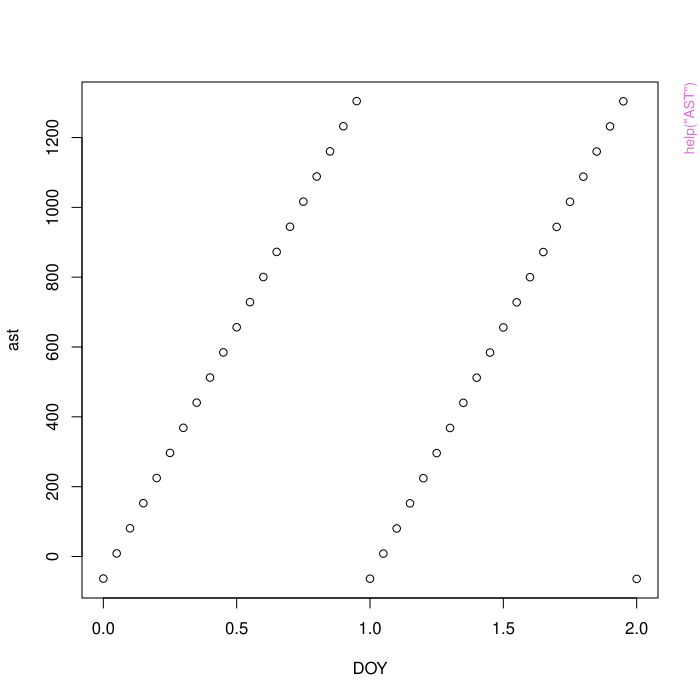

Write the R code that produced this figure.
pkgname <- "solrad"
source(file.path(R.home("share"), "R", "examples-header.R"))
options(warn = 1)
base::assign(".ExTimings", "solrad-Ex.timings", pos = 'CheckExEnv')
base::cat("name\tuser\tsystem\telapsed\n", file=base::get(".ExTimings", pos = 'CheckExEnv'))
base::assign(".format_ptime",
function(x) {
  if(!is.na(x[4L])) x[1L] <- x[1L] + x[4L]
  if(!is.na(x[5L])) x[2L] <- x[2L] + x[5L]
  options(OutDec = '.')
  format(x[1L:3L], digits = 7L)
},
pos = 'CheckExEnv')

### * </HEADER>
library('solrad')

base::assign(".oldSearch", base::search(), pos = 'CheckExEnv')
cleanEx()
nameEx("AST")
### * AST

flush(stderr()); flush(stdout())

base::assign(".ptime", proc.time(), pos = "CheckExEnv")
### Name: AST
### Title: Apparent Solar Time
### Aliases: AST
### Keywords: AST

### ** Examples


#Calculating apparent solar time for two consecutive days

DOY <- seq(0, 2, .05)

ast <- AST(DOY, Lon=0, SLon=0, DS=60)
#Note: only the difference between Lon and SLon matters not each value

plot(DOY, ast)




base::assign(".dptime", (proc.time() - get(".ptime", pos = "CheckExEnv")), pos = "CheckExEnv")
base::cat("AST", base::get(".format_ptime", pos = 'CheckExEnv')(get(".dptime", pos = "CheckExEnv")), "\n", file=base::get(".ExTimings", pos = 'CheckExEnv'), append=TRUE, sep="\t")
cleanEx()
nameEx("Altitude")
### * Altitude

flush(stderr()); flush(stdout())

base::assign(".ptime", proc.time(), pos = "CheckExEnv")
### Name: Altitude
### Title: Solar Altitude Angle
### Aliases: Altitude
### Keywords: Altitude

### ** Examples


#Calculating solar altitude angle for two consecutive days

DOY <- seq(0, 2, .05)

alpha <- Altitude(DOY, Lat = 45, Lon=0, SLon=0, DS=60)
#Note: only the difference between Lon and SLon matters not each value

plot(DOY, alpha)



base::assign(".dptime", (proc.time() - get(".ptime", pos = "CheckExEnv")), pos = "CheckExEnv")
base::cat("Altitude", base::get(".format_ptime", pos = 'CheckExEnv')(get(".dptime", pos = "CheckExEnv")), "\n", file=base::get(".ExTimings", pos = 'CheckExEnv'), append=TRUE, sep="\t")
cleanEx()
nameEx("Azimuth")
### * Azimuth

flush(stderr()); flush(stdout())

base::assign(".ptime", proc.time(), pos = "CheckExEnv")
### Name: Azimuth
### Title: Solar Azimuth Angle
### Aliases: Azimuth
### Keywords: Azimuth

### ** Examples


#Calculating solar azimuth angle for two consecutive days on 45 degree lat and 10 degree lon

DOY <- seq(0, 2, .05)

Az <- Azimuth(DOY, Lat = 45, Lon=10, SLon=10, DS=0)
#Note: only the difference between Lon and SLon matters not each value

plot(DOY, Az)




base::assign(".dptime", (proc.time() - get(".ptime", pos = "CheckExEnv")), pos = "CheckExEnv")
base::cat("Azimuth", base::get(".format_ptime", pos = 'CheckExEnv')(get(".dptime", pos = "CheckExEnv")), "\n", file=base::get(".ExTimings", pos = 'CheckExEnv'), append=TRUE, sep="\t")
cleanEx()
nameEx("DayLength")
### * DayLength

flush(stderr()); flush(stdout())

base::assign(".ptime", proc.time(), pos = "CheckExEnv")
### Name: DayLength
### Title: Day Length
### Aliases: DayLength
### Keywords: Day Length

### ** Examples


#Calculating day length for 365 day of the year for 45 degree latitude

DOY <- 1:365

Lat = 45

dl <- DayLength(DOY, Lat)

plot(DOY, dl)




base::assign(".dptime", (proc.time() - get(".ptime", pos = "CheckExEnv")), pos = "CheckExEnv")
base::cat("DayLength", base::get(".format_ptime", pos = 'CheckExEnv')(get(".dptime", pos = "CheckExEnv")), "\n", file=base::get(".ExTimings", pos = 'CheckExEnv'), append=TRUE, sep="\t")
cleanEx()
nameEx("DayOfYear")
### * DayOfYear

flush(stderr()); flush(stdout())

base::assign(".ptime", proc.time(), pos = "CheckExEnv")
### Name: DayOfYear
### Title: Day of year
### Aliases: DayOfYear
### Keywords: DOY, Day of year

### ** Examples


#Calculating day of year for now

DayOfYear(Sys.time())




base::assign(".dptime", (proc.time() - get(".ptime", pos = "CheckExEnv")), pos = "CheckExEnv")
base::cat("DayOfYear", base::get(".format_ptime", pos = 'CheckExEnv')(get(".dptime", pos = "CheckExEnv")), "\n", file=base::get(".ExTimings", pos = 'CheckExEnv'), append=TRUE, sep="\t")
cleanEx()
nameEx("Declination")
### * Declination

flush(stderr()); flush(stdout())

base::assign(".ptime", proc.time(), pos = "CheckExEnv")
### Name: Declination
### Title: Declination Angle
### Aliases: Declination
### Keywords: Angle Declination Solar

### ** Examples


#Calculating solar declination angle for 365 day of the year

DOY <- 1:365

delta <- Declination(DOY)

plot(DOY, delta)




base::assign(".dptime", (proc.time() - get(".ptime", pos = "CheckExEnv")), pos = "CheckExEnv")
base::cat("Declination", base::get(".format_ptime", pos = 'CheckExEnv')(get(".dptime", pos = "CheckExEnv")), "\n", file=base::get(".ExTimings", pos = 'CheckExEnv'), append=TRUE, sep="\t")
cleanEx()
nameEx("DiffuseRadiation")
### * DiffuseRadiation

flush(stderr()); flush(stdout())

base::assign(".ptime", proc.time(), pos = "CheckExEnv")
### Name: DiffuseRadiation
### Title: Solar Diffuse Radiation on a Surface
### Aliases: DiffuseRadiation
### Keywords: Diffuse Radiation

### ** Examples


#Calculating atmospheric transmittance coefficient for two consecutive days on 45 degree
# latitude and 10 degree longitude and at 100 m altitude.

DOY <- seq(0, 2, .05)

Sdifopen <- DiffuseRadiation(DOY, Lat = 45, Lon=10, SLon=10, DS=0, Elevation = 100, Slope = 0)
#Note: only the difference between Lon and SLon matters not each value

plot(DOY, Sdifopen)




base::assign(".dptime", (proc.time() - get(".ptime", pos = "CheckExEnv")), pos = "CheckExEnv")
base::cat("DiffuseRadiation", base::get(".format_ptime", pos = 'CheckExEnv')(get(".dptime", pos = "CheckExEnv")), "\n", file=base::get(".ExTimings", pos = 'CheckExEnv'), append=TRUE, sep="\t")
cleanEx()
nameEx("DiffusionFactor")
### * DiffusionFactor

flush(stderr()); flush(stdout())

base::assign(".ptime", proc.time(), pos = "CheckExEnv")
### Name: DiffusionFactor
### Title: Atmospheric Diffusion Factor
### Aliases: DiffusionFactor
### Keywords: Atmospheric Diffusion

### ** Examples


#Calculating atmospheric diffusion factor for two consecutive days on 45 degree
# latitude and 10 degree longitude and at 100 m altitude.

DOY <- seq(0, 2, .05)

td <- DiffusionFactor(DOY, Lat = 45, Lon=10, SLon=10, DS=0, Elevation = 100)
#Note: only the difference between Lon and SLon matters not each value

plot(DOY, td)




base::assign(".dptime", (proc.time() - get(".ptime", pos = "CheckExEnv")), pos = "CheckExEnv")
base::cat("DiffusionFactor", base::get(".format_ptime", pos = 'CheckExEnv')(get(".dptime", pos = "CheckExEnv")), "\n", file=base::get(".ExTimings", pos = 'CheckExEnv'), append=TRUE, sep="\t")
cleanEx()
nameEx("DirectRadiation")
### * DirectRadiation

flush(stderr()); flush(stdout())

base::assign(".ptime", proc.time(), pos = "CheckExEnv")
### Name: DirectRadiation
### Title: Solar Direct Beam Radiation on Surface
### Aliases: DirectRadiation
### Keywords: Beam Direct Radiation

### ** Examples


#Calculating atmospheric transmittance coefficient for two consecutive days on 45 degree
#latitude and 10 degree longitude and at 100 m altitude.

DOY <- seq(0, 2, .05)

Sopen <- OpenRadiation(DOY, Lat = 45, Lon=10, SLon=10, DS=0, Elevation = 100)
#Note: only the difference between Lon and SLon matters not each value

plot(DOY, Sopen)




base::assign(".dptime", (proc.time() - get(".ptime", pos = "CheckExEnv")), pos = "CheckExEnv")
base::cat("DirectRadiation", base::get(".format_ptime", pos = 'CheckExEnv')(get(".dptime", pos = "CheckExEnv")), "\n", file=base::get(".ExTimings", pos = 'CheckExEnv'), append=TRUE, sep="\t")
cleanEx()
nameEx("EOT")
### * EOT

flush(stderr()); flush(stdout())

base::assign(".ptime", proc.time(), pos = "CheckExEnv")
### Name: EOT
### Title: Equation of time
### Aliases: EOT
### Keywords: Equation of time value

### ** Examples


#Calculating equaiton of time for 365 day of the year

DOY <- 1:365

eot <- EOT(DOY)

plot(DOY, eot)




base::assign(".dptime", (proc.time() - get(".ptime", pos = "CheckExEnv")), pos = "CheckExEnv")
base::cat("EOT", base::get(".format_ptime", pos = 'CheckExEnv')(get(".dptime", pos = "CheckExEnv")), "\n", file=base::get(".ExTimings", pos = 'CheckExEnv'), append=TRUE, sep="\t")
cleanEx()
nameEx("Extraterrestrial")
### * Extraterrestrial

flush(stderr()); flush(stdout())

base::assign(".ptime", proc.time(), pos = "CheckExEnv")
### Name: Extraterrestrial
### Title: Solar Extraterrestrial Radiation
### Aliases: Extraterrestrial
### Keywords: Extraterrestrial Radiation Solar

### ** Examples


#Calculating solar extraterrestrial radiation for 365 day of the year

DOY <- 1:365

Sextr <- Extraterrestrial(DOY)

plot(DOY, Sextr)




base::assign(".dptime", (proc.time() - get(".ptime", pos = "CheckExEnv")), pos = "CheckExEnv")
base::cat("Extraterrestrial", base::get(".format_ptime", pos = 'CheckExEnv')(get(".dptime", pos = "CheckExEnv")), "\n", file=base::get(".ExTimings", pos = 'CheckExEnv'), append=TRUE, sep="\t")
cleanEx()
nameEx("ExtraterrestrialNormal")
### * ExtraterrestrialNormal

flush(stderr()); flush(stdout())

base::assign(".ptime", proc.time(), pos = "CheckExEnv")
### Name: ExtraterrestrialNormal
### Title: Normal Extraterrestrial Solar Radiation
### Aliases: ExtraterrestrialNormal
### Keywords: Extraterrestrial Normal Radiation Solar

### ** Examples


#Calculating solar incidence angle for two consecutive days on 45 degree latitude and
# 10 degree longitude

DOY <- seq(0, 2, .05)

SextrNormal <- ExtraterrestrialNormal(DOY, Lat = 45, Lon=10, SLon=10, DS=0, Slope = 10, Aspect = 0)
#Note: only the difference between Lon and SLon matters not each value

plot(DOY, SextrNormal)




base::assign(".dptime", (proc.time() - get(".ptime", pos = "CheckExEnv")), pos = "CheckExEnv")
base::cat("ExtraterrestrialNormal", base::get(".format_ptime", pos = 'CheckExEnv')(get(".dptime", pos = "CheckExEnv")), "\n", file=base::get(".ExTimings", pos = 'CheckExEnv'), append=TRUE, sep="\t")
cleanEx()
nameEx("HourAngle")
### * HourAngle

flush(stderr()); flush(stdout())

base::assign(".ptime", proc.time(), pos = "CheckExEnv")
### Name: HourAngle
### Title: Solar Hour Angle
### Aliases: HourAngle
### Keywords: Angle Hour

### ** Examples


#Calculating solar hour angle for two consecutive days

DOY <- seq(0, 2, .05)

h <- HourAngle(DOY, Lon=0, SLon=0, DS=60)
#Note: only the difference between Lon and SLon matters not each value

plot(DOY, h)




base::assign(".dptime", (proc.time() - get(".ptime", pos = "CheckExEnv")), pos = "CheckExEnv")
base::cat("HourAngle", base::get(".format_ptime", pos = 'CheckExEnv')(get(".dptime", pos = "CheckExEnv")), "\n", file=base::get(".ExTimings", pos = 'CheckExEnv'), append=TRUE, sep="\t")
cleanEx()
nameEx("Incidence")
### * Incidence

flush(stderr()); flush(stdout())

base::assign(".ptime", proc.time(), pos = "CheckExEnv")
### Name: Incidence
### Title: Solar Incidence Angle
### Aliases: Incidence
### Keywords: Angle Incidence Solar

### ** Examples


#Calculating solar incidence angle for two consecutive days on 45 degree latitude and
# 10 degree longitude

DOY <- seq(0, 2, .05)

theta <- Incidence(DOY, Lat = 45, Lon=10, SLon=10, DS=0, Slope = 10, Aspect = 0)
#Note: only the difference between Lon and SLon matters not each value

plot(DOY, theta)




base::assign(".dptime", (proc.time() - get(".ptime", pos = "CheckExEnv")), pos = "CheckExEnv")
base::cat("Incidence", base::get(".format_ptime", pos = 'CheckExEnv')(get(".dptime", pos = "CheckExEnv")), "\n", file=base::get(".ExTimings", pos = 'CheckExEnv'), append=TRUE, sep="\t")
cleanEx()
nameEx("LST")
### * LST

flush(stderr()); flush(stdout())

base::assign(".ptime", proc.time(), pos = "CheckExEnv")
### Name: LST
### Title: Local Standard Time
### Aliases: LST
### Keywords: LST

### ** Examples


#Calculating  local standard time for two consecutive days

DOY <- seq(0, 2, .05)

lst <- LST(DOY)

plot(DOY, lst)




base::assign(".dptime", (proc.time() - get(".ptime", pos = "CheckExEnv")), pos = "CheckExEnv")
base::cat("LST", base::get(".format_ptime", pos = 'CheckExEnv')(get(".dptime", pos = "CheckExEnv")), "\n", file=base::get(".ExTimings", pos = 'CheckExEnv'), append=TRUE, sep="\t")
cleanEx()
nameEx("OpenRadiation")
### * OpenRadiation

flush(stderr()); flush(stdout())

base::assign(".ptime", proc.time(), pos = "CheckExEnv")
### Name: OpenRadiation
### Title: Open Sky Solar Radiation
### Aliases: OpenRadiation
### Keywords: Open Radiation

### ** Examples


#Calculating open sky solar radiation for two consecutive days on 45 degree latitude and
# 10 degree longitude and at 100 m altitude.

DOY <- seq(0, 2, .05)

Sopen <- OpenRadiation(DOY, Lat = 45, Lon=10, SLon=10, DS=0, Elevation = 100)
#Note: only the difference between Lon and SLon matters not each value

plot(DOY, Sopen)



base::assign(".dptime", (proc.time() - get(".ptime", pos = "CheckExEnv")), pos = "CheckExEnv")
base::cat("OpenRadiation", base::get(".format_ptime", pos = 'CheckExEnv')(get(".dptime", pos = "CheckExEnv")), "\n", file=base::get(".ExTimings", pos = 'CheckExEnv'), append=TRUE, sep="\t")
cleanEx()
nameEx("Solar")
### * Solar

flush(stderr()); flush(stdout())

base::assign(".ptime", proc.time(), pos = "CheckExEnv")
### Name: Solar
### Title: Calculating Solar Variables
### Aliases: Solar
### Keywords: Solar Variables

### ** Examples


#Calculating solar variables and angles

DOY <- seq(0, 2, .05)

solar <- Solar(DOY, Lat = 45, Lon=10, SLon=10, DS=0, Elevation = 1000, Slope = 10, Aspect = 0)
#Note: only the difference between Lon and SLon matters not each value

par(mfrow=c(3,1))
plot(DOY, solar$Altitude, ylim = c(-90,90))
plot(DOY, solar$Azimuth, col= 'red')

plot(DOY, solar$Sdiropen)
lines(DOY, solar$Sdifopen, col='red')




base::assign(".dptime", (proc.time() - get(".ptime", pos = "CheckExEnv")), pos = "CheckExEnv")
base::cat("Solar", base::get(".format_ptime", pos = 'CheckExEnv')(get(".dptime", pos = "CheckExEnv")), "\n", file=base::get(".ExTimings", pos = 'CheckExEnv'), append=TRUE, sep="\t")
graphics::par(get("par.postscript", pos = 'CheckExEnv'))
cleanEx()
nameEx("SolarConstant")
### * SolarConstant

flush(stderr()); flush(stdout())

base::assign(".ptime", proc.time(), pos = "CheckExEnv")
### Name: SolarConstant
### Title: Solar Constant
### Aliases: SolarConstant
### Keywords: Constant Solar

### ** Examples


#Printing Solar Constant

print(SolarConstant)



base::assign(".dptime", (proc.time() - get(".ptime", pos = "CheckExEnv")), pos = "CheckExEnv")
base::cat("SolarConstant", base::get(".format_ptime", pos = 'CheckExEnv')(get(".dptime", pos = "CheckExEnv")), "\n", file=base::get(".ExTimings", pos = 'CheckExEnv'), append=TRUE, sep="\t")
cleanEx()
nameEx("Sunrise")
### * Sunrise

flush(stderr()); flush(stdout())

base::assign(".ptime", proc.time(), pos = "CheckExEnv")
### Name: Sunrise
### Title: Sunrise Time
### Aliases: Sunrise
### Keywords: Sunrise

### ** Examples


#Calculating sunrise time for 365 day of the year for 45 degree latitude

DOY <- 1:365

Lat = 45

sunrise <- Sunset(DOY, Lat)

plot(DOY, sunrise)




base::assign(".dptime", (proc.time() - get(".ptime", pos = "CheckExEnv")), pos = "CheckExEnv")
base::cat("Sunrise", base::get(".format_ptime", pos = 'CheckExEnv')(get(".dptime", pos = "CheckExEnv")), "\n", file=base::get(".ExTimings", pos = 'CheckExEnv'), append=TRUE, sep="\t")
cleanEx()
nameEx("Sunset")
### * Sunset

flush(stderr()); flush(stdout())

base::assign(".ptime", proc.time(), pos = "CheckExEnv")
### Name: Sunset
### Title: Sunset Time
### Aliases: Sunset
### Keywords: Sunset

### ** Examples


#Calculating sunset time for 365 day of the year for 45 degree latitude

DOY <- 1:365

Lat = 45

sunset <- Sunset(DOY, Lat)

plot(DOY, sunset)




base::assign(".dptime", (proc.time() - get(".ptime", pos = "CheckExEnv")), pos = "CheckExEnv")
base::cat("Sunset", base::get(".format_ptime", pos = 'CheckExEnv')(get(".dptime", pos = "CheckExEnv")), "\n", file=base::get(".ExTimings", pos = 'CheckExEnv'), append=TRUE, sep="\t")
cleanEx()
nameEx("Transmittance")
### * Transmittance

flush(stderr()); flush(stdout())

base::assign(".ptime", proc.time(), pos = "CheckExEnv")
### Name: Transmittance
### Title: Atmospheric Transmittance
### Aliases: Transmittance
### Keywords: Atmospheric Transmittance

### ** Examples


#Calculating atmospheric transmittance coefficient for two consecutive days on 45 degree
# latitude and 10 degree longitude and at 100 m altitude.

DOY <- seq(0, 2, .05)

tb <- Transmittance(DOY, Lat = 45, Lon=10, SLon=10, DS=0, Elevation = 100)

#Note: only the difference between Lon and SLon matters not each value

plot(DOY, tb)




base::assign(".dptime", (proc.time() - get(".ptime", pos = "CheckExEnv")), pos = "CheckExEnv")
base::cat("Transmittance", base::get(".format_ptime", pos = 'CheckExEnv')(get(".dptime", pos = "CheckExEnv")), "\n", file=base::get(".ExTimings", pos = 'CheckExEnv'), append=TRUE, sep="\t")
### * <FOOTER>
###
options(digits = 7L)
base::cat("Time elapsed: ", proc.time() - base::get("ptime", pos = 'CheckExEnv'),"\n")
grDevices::dev.off()
###
### Local variables: ***
### mode: outline-minor ***
### outline-regexp: "\\(> \\)?### [*]+" ***
### End: ***
quit('no')
